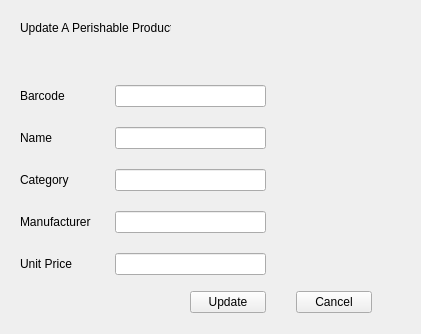
<?xml version="1.0" encoding="UTF-8"?>
<ui version="4.0">
 <class>UpdatePerishable</class>
 <widget class="QWidget" name="UpdatePerishable">
  <property name="geometry">
   <rect>
    <x>0</x>
    <y>0</y>
    <width>421</width>
    <height>334</height>
   </rect>
  </property>
  <property name="windowTitle">
   <string>Update Perishable Product</string>
  </property>
  <widget class="QLabel" name="label_Heading">
   <property name="geometry">
    <rect>
     <x>20</x>
     <y>20</y>
     <width>151</width>
     <height>16</height>
    </rect>
   </property>
   <property name="text">
    <string>Update A Perishable Product</string>
   </property>
  </widget>
  <widget class="QLabel" name="message">
   <property name="geometry">
    <rect>
     <x>20</x>
     <y>50</y>
     <width>341</width>
     <height>16</height>
    </rect>
   </property>
   <property name="text">
    <string/>
   </property>
  </widget>
  <widget class="QWidget" name="layoutWidget">
   <property name="geometry">
    <rect>
     <x>20</x>
     <y>80</y>
     <width>341</width>
     <height>201</height>
    </rect>
   </property>
   <layout class="QGridLayout" name="gridLayout" columnstretch="50,100,50">
    <property name="horizontalSpacing">
     <number>20</number>
    </property>
    <property name="verticalSpacing">
     <number>15</number>
    </property>
    <item row="1" column="1">
     <widget class="QLineEdit" name="lineEdit_Name"/>
    </item>
    <item row="3" column="1">
     <widget class="QLineEdit" name="lineEdit_Manu"/>
    </item>
    <item row="1" column="0">
     <widget class="QLabel" name="label_Name">
      <property name="text">
       <string>Name</string>
      </property>
     </widget>
    </item>
    <item row="2" column="0">
     <widget class="QLabel" name="label_Category">
      <property name="text">
       <string>Category</string>
      </property>
     </widget>
    </item>
    <item row="3" column="0">
     <widget class="QLabel" name="label_Manufacturer">
      <property name="text">
       <string>Manufacturer</string>
      </property>
     </widget>
    </item>
    <item row="4" column="1">
     <widget class="QLineEdit" name="lineEdit_Price"/>
    </item>
    <item row="4" column="0">
     <widget class="QLabel" name="label_Price">
      <property name="text">
       <string>Unit Price</string>
      </property>
     </widget>
    </item>
    <item row="2" column="1">
     <widget class="QLineEdit" name="lineEdit_Category"/>
    </item>
    <item row="0" column="0">
     <widget class="QLabel" name="label_Barcode">
      <property name="text">
       <string>Barcode</string>
      </property>
     </widget>
    </item>
    <item row="1" column="2">
     <widget class="QLabel" name="error_Name">
      <property name="text">
       <string/>
      </property>
     </widget>
    </item>
    <item row="0" column="1">
     <widget class="QLineEdit" name="lineEdit_Barcode"/>
    </item>
    <item row="0" column="2">
     <widget class="QLabel" name="error_Barcode">
      <property name="text">
       <string/>
      </property>
     </widget>
    </item>
    <item row="2" column="2">
     <widget class="QLabel" name="error_Category">
      <property name="text">
       <string/>
      </property>
     </widget>
    </item>
    <item row="3" column="2">
     <widget class="QLabel" name="error_Manu">
      <property name="text">
       <string/>
      </property>
     </widget>
    </item>
    <item row="4" column="2">
     <widget class="QLabel" name="error_Price">
      <property name="text">
       <string/>
      </property>
     </widget>
    </item>
   </layout>
  </widget>
  <widget class="QWidget" name="layoutWidget">
   <property name="geometry">
    <rect>
     <x>190</x>
     <y>290</y>
     <width>182</width>
     <height>25</height>
    </rect>
   </property>
   <layout class="QHBoxLayout" name="horizontalLayout">
    <property name="spacing">
     <number>30</number>
    </property>
    <item>
     <widget class="QPushButton" name="update">
      <property name="text">
       <string>Update</string>
      </property>
     </widget>
    </item>
    <item>
     <widget class="QPushButton" name="cancel">
      <property name="text">
       <string>Cancel</string>
      </property>
     </widget>
    </item>
   </layout>
  </widget>
 </widget>
 <resources/>
 <connections>
  <connection>
   <sender>cancel</sender>
   <signal>clicked()</signal>
   <receiver>UpdatePerishable</receiver>
   <slot>close()</slot>
   <hints>
    <hint type="sourcelabel">
     <x>327</x>
     <y>321</y>
    </hint>
    <hint type="destinationlabel">
     <x>208</x>
     <y>188</y>
    </hint>
   </hints>
  </connection>
 </connections>
</ui>
